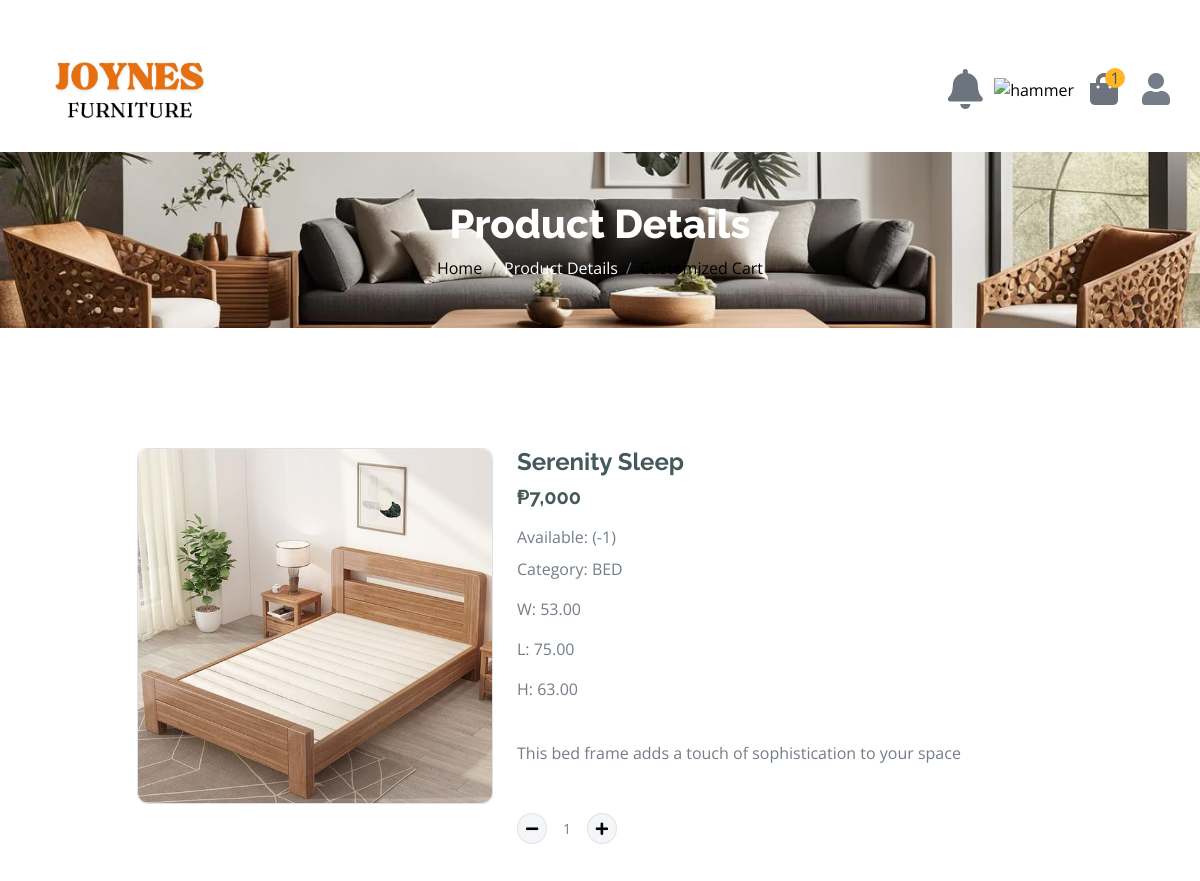
Page /shop-detail.php?id=169 (signed in, upper part) on the earlier database version.
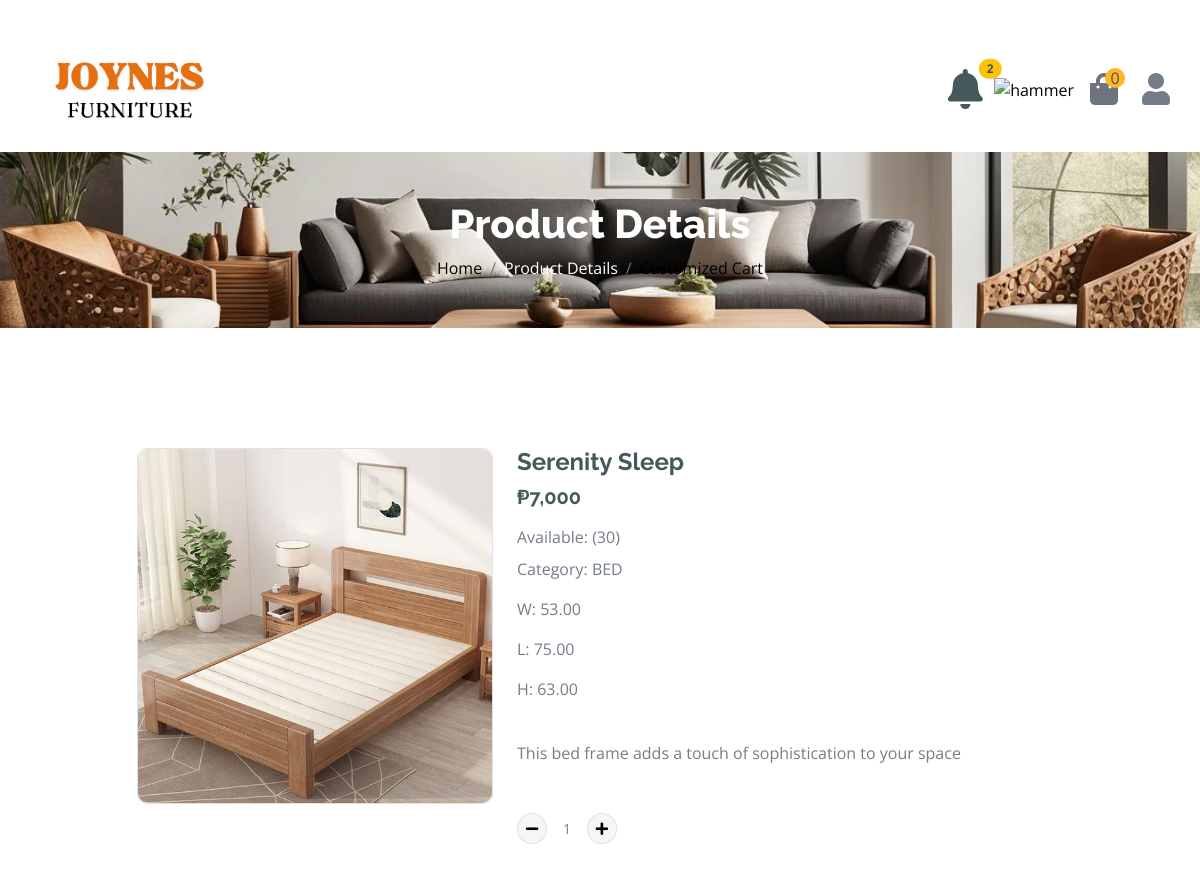
Same page on the later database version.
### tables this page shows
CREATE TABLE `furnituretbl` (
  `fID` bigint(20) NOT NULL,
  `fName` varchar(255) NOT NULL,
  `category` varchar(255) NOT NULL,
  `image` varchar(255) NOT NULL,
  `fDes` varchar(5000) NOT NULL,
  `fQuantity` int(11) NOT NULL,
  `cost` bigint(255) NOT NULL,
  `date` date NOT NULL,
  `width` decimal(10,2) DEFAULT NULL,
  `length` decimal(10,2) DEFAULT NULL,
  `height` decimal(10,2) DEFAULT NULL
);

### functions.php (called while the page is built, shortened)
<?php
$userID = $_SESSION['userID'];
?>

### shop-detail.php (the view, shortened to what the changed rows need)
<?php
include("functions.php");
$sql = "
    SELECT status, SUM(total) AS total FROM (
        SELECT 'Pending Approval' AS status, COUNT(*) AS total
        FROM checkoutcustom
        WHERE status = 'Pending Approval' AND userID = $userID
        UNION ALL
        SELECT 'Pending Approval' AS status, COUNT(*) AS total
        FROM checkout
        WHERE status = 'Pending Approval' AND userID = $userID
        UNION ALL
        SELECT 'On Progress' AS status, COUNT(*) AS total
        FROM checkoutcustom
        WHERE status = 'In progress' AND userID = $userID
        UNION ALL
        SELECT 'On Progress' AS status, COUNT(*) AS total
        FROM checkout
        WHERE status = 'In progress' AND userID = $userID
        UNION ALL
        SELECT 'Completed' AS status, COUNT(*) AS total
        FROM checkoutcustom
        WHERE status = 'Completed' AND userID = $userID
        UNION ALL
        SELECT 'Completed' AS status, COUNT(*) AS total
        FROM checkout
        WHERE status = 'Completed' AND userID = $userID
    ) AS combined
    GROUP BY status
";
$result = $conn->query($sql);
$notifications = [
    'Pending Approval' => 0,
    'On Progress' => 0,
    'Completed' => 0,
];
if ($result && $result->num_rows > 0) {
    while ($row = $result->fetch_assoc()) {
        $notifications[$row['status']] = $row['total'];
    }
}
$totalNotifications = array_sum(array_filter($notifications));
$sql5 = "SELECT COUNT(*) FROM addcart WHERE userID = '$userID'";
$result5 = mysqli_query($conn, $sql5);
$row5 = mysqli_fetch_assoc($result5);
$i = $row5['COUNT(*)'];
$id = $_GET['id'];
$sql = "SELECT * FROM furnituretbl WHERE fID= $id";
$result = mysqli_query($conn, $sql);
$row = mysqli_fetch_assoc($result);
$number = $row['cost'];
$formattedNumber = number_format($number, 0, '.', ',');
$cost = $formattedNumber;
?>
<!DOCTYPE html>
<html lang="en">
<head>
    <link rel="stylesheet" href="https://use.fontawesome.com/releases/v5.15.4/css/all.css" />
    <link href="https://cdn.jsdelivr.net/npm/bootstrap-icons@1.4.1/font/bootstrap-icons.css" rel="stylesheet">
    <link href="lib/lightbox/css/lightbox.min.css" rel="stylesheet">
    <link href="lib/owlcarousel/assets/owl.carousel.min.css" rel="stylesheet">
    <link href="css/bootstrap.min.css" rel="stylesheet">
    <link href="css/style.css" rel="stylesheet">
</head>
<body>
    <div class="container-fluid fixed-top">
        <div class="container px-0">
            <nav class="navbar navbar-light bg-white navbar-expand-xl">
                <div class="collapse navbar-collapse bg-white" id="navbarCollapse">
                    <div class="d-flex m-3 me-0">
                        <ul class="navbar-nav">
                            <li class="nav-item dropdown no-arrow mx-1">
                                <a class="nav-link position-relative <?php echo $totalNotifications > 0 ? 'fw-bold text-dark' : 'text-muted'; ?> p-0"
                                    href="#" id="alertsDropdown" role="button" data-bs-toggle="dropdown"
                                    aria-expanded="false">
                                    <i class="fas fa-bell fa-fw fs-1"></i>
                                    <?php if ($totalNotifications > 0): ?>
                                        <span
                                            class="position-absolute top-0 start-100 translate-middle badge rounded-pill bg-warning text-dark">
                                            <?php echo $totalNotifications; ?>
                                        </span>
                                    <?php endif; ?>
                                </a>
                            </li>
                        </ul>
                        <a href="cart.php" class="position-relative me-4 my-auto text-muted">
                            <i class="fa fa-shopping-bag fa-2x"></i>
                            <span
                                class="position-absolute bg-secondary rounded-circle d-flex align-items-center justify-content-center text-dark px-1"
                                style="top: -5px; left: 15px; height: 20px; min-width: 20px;"><?php echo $i; ?></span>
                        </a>
                    </div>
                </div>
            </nav>
        </div>
    </div>
    <div class="container-fluid page-header py-5">
        <h1 class="text-center text-white display-6">Product Details</h1>
    </div>
    <br>
    <div class="container-fluid py-5">
        <div class="container py-5">
            <form action="functions.php" method="POST">
                <div class="col-lg-12 col-xl-12">
                    <div class="row justify-content-center">
                        <div class="col-lg-4">
                            <div class="border rounded">
                                <a href="#">
                                    <img src="./up/<?php echo $row['image']; ?>" class="img-fluid rounded" alt="Image">
                                </a>
                            </div>
                        </div>
                        <div class="col-lg-6">
                            <h4 class="fw-bold"><?php echo $row['fName']; ?></h4>
                            <h5 class="fw-bold mb-3">&#8369;<?php echo $cost; ?></h5>
                            <p class="mb-2">Available: (<?php echo $row['fQuantity']; ?>)</p>
                            <p class="mb-3">Category: <span
                                    class="text-uppercase"><?php echo $row['category']; ?></span></p>
                            <p>W: <?php echo $row['width']; ?></p>
                            <p>L: <?php echo $row['length']; ?></p>
                            <p>H: <?php echo $row['height']; ?></p>
                            <p class="mb-5"><?php echo $row['fDes']; ?></p>
                            <div class="input-group quantity mb-3 d-flex align-items-center" style="width: 100px;">
                                <div class="input-group-btn">
                                </div>
                                <input type="text" name="quantity" id="quantity"
                                    class="form-control form-control-sm text-center border-0 bg-transparent" readonly
                                    value="1">
                                <div class="input-group-btn">
                                </div>
                            </div>
                            <div>
                            </div>
                        </div>
                    </div>
                </div>
            </form>
        </div>
    </div>
</body>
</html>

Differences in the rows shown:
changed furnituretbl "Serenity Sleep": fQuantity "-1" → "30"
Other differences:
$totalNotifications: (not shown) → "2"
$i: "1" → "0"
